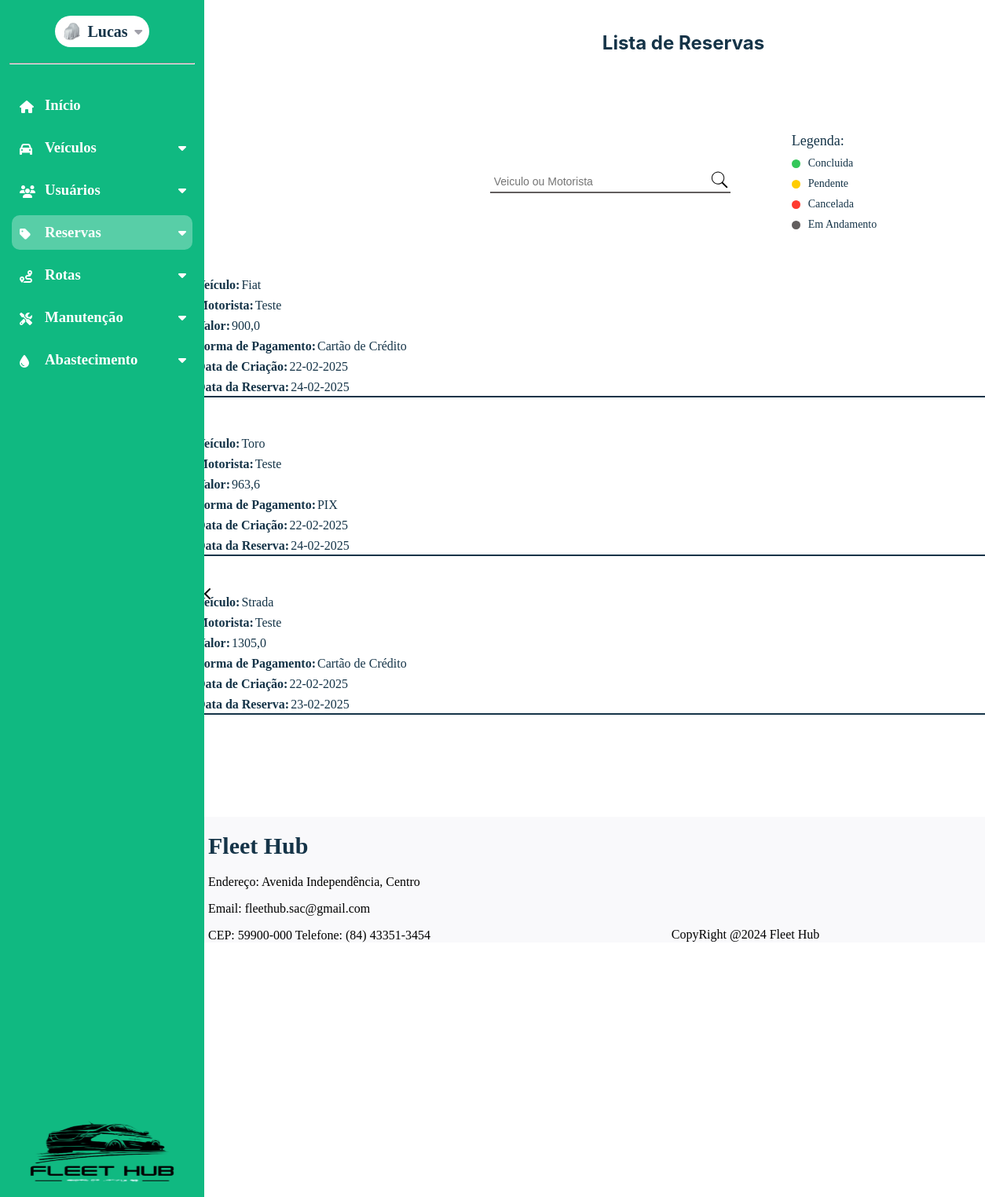
/listagem_reservas (signed in), run on an earlier commit of the app's database.
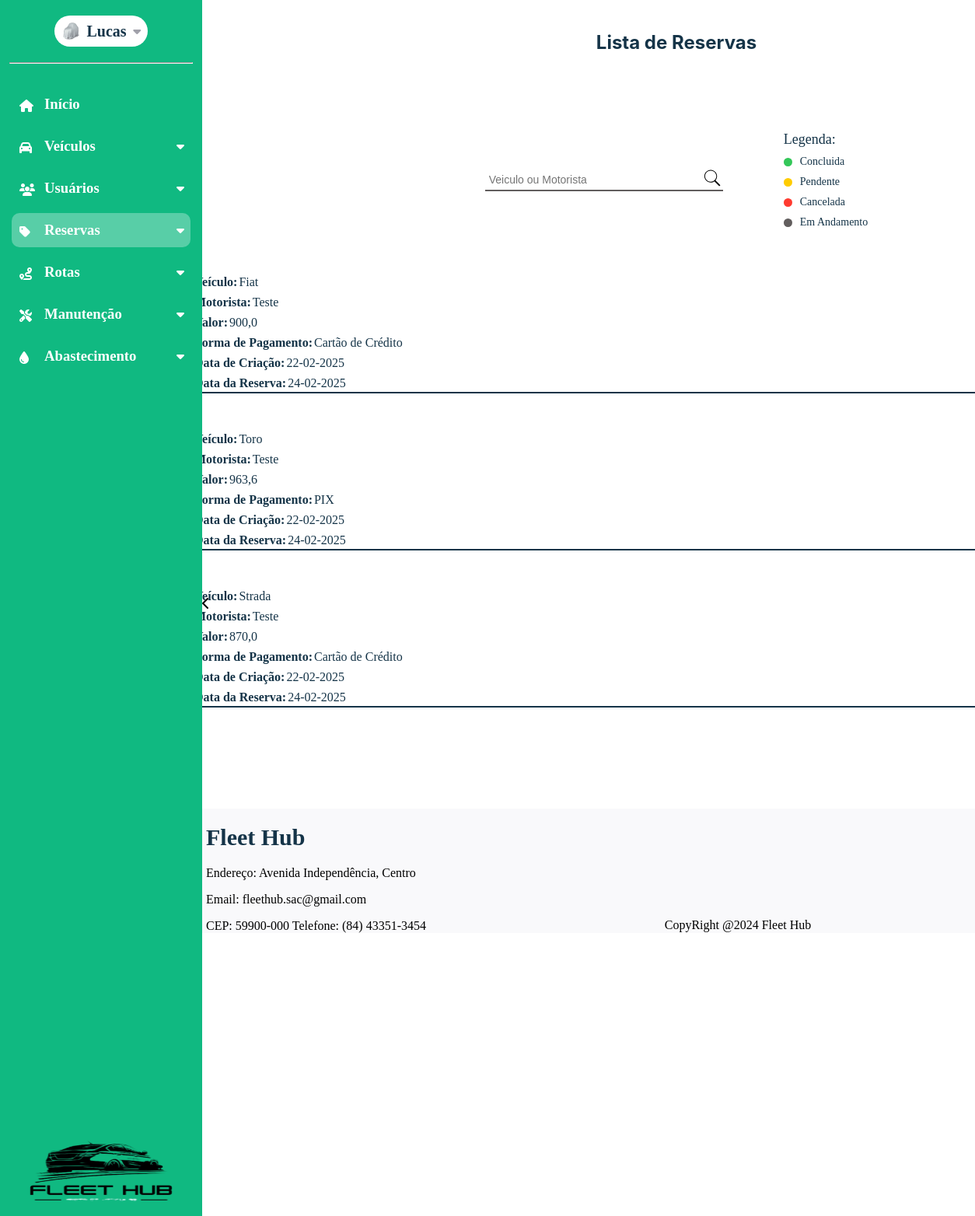
And on a later commit of the database.
### dashboard/models.py (models this page shows, shortened)
class CustomUser(AbstractUser):
    nome = models.CharField(max_length=50)
    email = models.EmailField(max_length=254, unique=True)
    cpf = models.CharField(max_length=11, unique=True)
    telefone = models.CharField(max_length=15)
    rua = models.CharField(max_length=35)
    bairro = models.CharField(max_length=35)
    cidade = models.CharField(max_length=35)
    cep = models.CharField(max_length=15)
    imagem = models.ImageField(
        upload_to="imagens/usuario",
        height_field=None,
        width_field=None,
        max_length=None,
        default="carro-escondido.jpg",
    )
    estado = models.ForeignKey(Estado, on_delete=models.CASCADE, null=True, blank=True)
    tipo_usuario = models.ForeignKey(TipoUsuario, on_delete=models.CASCADE, null=True, blank=True)
    status_usuario = models.ForeignKey(StatusUsuario, on_delete=models.CASCADE, null=True, blank=True)
    groups = models.ManyToManyField(
        "auth.Group",
        related_name="customuser_set",
        blank=True
    )
    user_permissions = models.ManyToManyField(
        "auth.Permission",
        related_name="customuser_permissions_set",
        blank=True
    )

class Reservas(models.Model):
    veiculo = models.ForeignKey(Veiculo, on_delete=models.CASCADE, related_name="reservas")
    data_reserva = models.DateField()
    data_entrega = models.DateField()
    motorista = models.ForeignKey(
        CustomUser,
        on_delete=models.CASCADE,
        related_name="reservas_como_motorista",
    )
    idade_condutor = models.IntegerField()
    valor = models.FloatField()
    forma_pagamento = models.CharField(max_length=30)
    status_reserva = models.ForeignKey(Status_Reserva, on_delete=models.CASCADE, related_name="reservas_status")
    data_cadastro = models.DateField(auto_now_add=True)
    data_alteracao = models.DateField(auto_now=True)
    usuario_cadastro = models.ForeignKey(
        CustomUser,
        on_delete=models.SET_NULL,
        null=True,
        blank=True,
        related_name="reservas_cadastradas",
    )
    usuario_alteracao = models.ForeignKey(
        CustomUser,
        on_delete=models.SET_NULL,
        null=True,
        blank=True,
        related_name="reservas_alteradas",
    )

class Veiculo(models.Model):
    modelo = models.CharField(max_length=50)
    marca = models.CharField(max_length=100)
    valor_compra = models.FloatField()
    ano = models.IntegerField()
    km = models.IntegerField()
    tipo = models.ForeignKey(Tipo_Veiculo,on_delete=models.SET_NULL,null=True)
    motor = models.CharField(max_length=10)
    placa = models.CharField(max_length=20)
    chassi = models.CharField(max_length=20)
    cor = models.CharField(max_length=50, default="indefinido")
    imagem = models.ImageField(
        upload_to="imagens/veiculos",
        height_field=None,
        width_field=None,
        max_length=None,
        default="media/carro-escondido.jpg",
    )
    status = models.ForeignKey(
    Status_Veiculo,
    on_delete=models.SET_NULL,
    null=True,
    blank=True,
    related_name="veiculos_status"
)
    data_cadastro = models.DateField(auto_now_add=True)
    data_alteracao = models.DateField(auto_now=True)
    usuario_cadastro = models.ForeignKey(
        CustomUser,
        on_delete=models.SET_NULL,
        null=True,
        blank=True,
        related_name="veiculos_cadastrados",
    )
    usuario_alteracao = models.ForeignKey(
        CustomUser,
        on_delete=models.SET_NULL,
        null=True,
        blank=True,
        related_name="veiculos_alterados",
    )

### dashboard/views.py (the view)
# urls.py: path('listagem_reservas', views.listagem_reservas, name='listagem_reservas'),
@login_required
def listagem_reservas(request):
    querry = request.GET.get('query','').strip()
    reserva = Reservas.objects.all()
    if querry:
        reserva = reserva.filter(
            Q(veiculo__modelo__icontains=querry) | Q(motorista__nome__icontains=querry)
        )
    return render(request, 'dashboard/listagem_reservas.html',{
        'reserva' : reserva
    })

### dashboard/templates/dashboard/listagem_reservas.html (shortened to what this page needs)
{% extends 'base.html' %}
{% load static %}
{% block page_name %}listagem_reservas{% endblock page_name %}
{% block estilos %}
<link rel="stylesheet" href="{% static 'css/listagem_reservas.css' %}">
{% endblock estilos %}
{% block content %}
<section id="content-listagem">
    <h1 id="page_title">Lista de Reservas</h1>
    <div id="search-legenda">
        <div id="search-box">
            <form action="" method="GET">
                    <div id="descr-search">
                        <input type="text" id="search-input" name="query" placeholder="Veiculo ou Motorista" style="border: none; outline: none; padding: 5px; font-size: 14px; flex: 1;">
                        <button type="submit" style="background: none; border: none; cursor: pointer; padding: 0;">
                        </button>
                    </div>
                <div id="linha-search"></div>
            </form>
        </div>
        <div id="legenda">
            <p>Legenda:</p>
            <div id="descr-legenda">
                <div id="bolinha-filtro" style="background-color: #34C759;"></div>
                <p>Concluida</p>
            </div>
            <div id="descr-legenda">
                <div id="bolinha-filtro" style="background-color: #FFCC00;"></div>
                <p>Pendente</p>
            </div>
            <div id="descr-legenda">
                <div id="bolinha-filtro" style="background-color: #FF3B30;"></div>
                <p>Cancelada</p>
            </div>
            <div id="descr-legenda">
                <div id="bolinha-filtro" style="background-color: #625E5E;"></div>
                <p>Em Andamento</p>
            </div>
        </div>
        </div>
    <div id="lista-veiculos">
        {% for reservas in reserva %}
            <div id="linha-final">
            <div id="linha-veiculo">
                <div id="img-veiculo">
                    <div id="elementos-veiculo">
                        <div id="elementos-filhos">
                            <p id="titulo">Veículo:</p>
                            <p id="resultado">{{reservas.veiculo.modelo}}</p>
                        </div>
                        <div id="elementos-filhos">
                            <p id="titulo">Motorista:</p>
                            <p id="resultado">{{reservas.motorista.nome}}</p>
                        </div>
                        <div id="elementos-filhos">
                            <p id="titulo">Valor:</p>
                            <p id="resultado">{{reservas.valor}}</p>
                        </div>
                        <div id="elementos-filhos">
                            <p id="titulo">Forma de Pagamento:</p>
                            <p id="resultado">{{reservas.forma_pagamento}}</p>
                        </div>
                        <div id="elementos-filhos">
                            <p id="titulo">Data de Criação:</p>
                            <p id="resultado">{{reservas.data_cadastro|date:'d-m-Y'}}</p>
                        </div>
                        <div id="elementos-filhos">
                            <p id="titulo">Data da Reserva:</p>
                            <p id="resultado">{{reservas.data_reserva|date:'d-m-Y'}}</p>
                        </div>
                    </div>
                </div>
        </div>
            <div id="linha"></div>
        </div>
    {% endfor %}
    </div>
</section>
{% endblock %}

### global_templates/base.html (shortened to what this page needs)
{% load static %}
<!DOCTYPE html>
<html lang="en">
<head>
    <link rel="stylesheet" href="{% static 'css/global-style.css' %}">
    {% block estilos %}{% endblock %}
    <link rel="stylesheet" href="https://cdnjs.cloudflare.com/ajax/libs/font-awesome/6.6.0/css/all.min.css"
 />
</head>
<body id="{% block body_id %}default-page{% endblock %}" data-page="{% block page_name %}default{% endblock %}">
    <div class="container-base" id="container-base">
        <aside id="sidebar">
            <div id="user-menu-sidebar">
                <div id="user_menu">
                    <img id="img_perfil" src="{{request.user.imagem.url}}" alt="" title="Imagem do Perfil">
                    <h1 id="gestor_name">{{request.user.first_name}}</h1>
                    <i id="user_icon" class="fa-solid fa-caret-down" style="color: #a1a1aa;"></i>
                </div>
                <hr>
                <div id="sidebar-expansive">
                    <a href="{% url 'tela_dashboard' %}" class="element-icon"><i class="fa-solid fa-house icon"
                            title="Início"></i>
                        <h3 id="text-init">Início</h3>
                    </a>
                    {% if user.tipo_usuario.nome == 'ADMIN' and user.status_usuario.status == 'Ativo' %}
                        <a class="element-icon" id="id-veiculos"><i class="fa-solid fa-car icon" title="Veículos"></i>
                            <h3 class="text-menu-lateral" id="text-veicles">Veículos</h3>
                            <i id="icon_veiculos" class="fa-solid fa-caret-down"
                                style="color: rgb(255, 255, 255); display: block; transform: rotate(0deg);"></i>
                        </a>
                    {% endif %}
                    {% if user.tipo_usuario.nome == 'ADMIN' or user.tipo_usuario.nome == 'Cliente' and user.status_usuario.status == 'Ativo' %}
                        <a class="element-icon" id="id-usuarios">
                            <i class="fa-solid fa-users icon" title="Usuários"></i>
                            <h3 class="text-menu-lateral" id="text-users">Usuários</h3>
                            <i id="icon_usuarios" class="fa-solid fa-caret-down"
                                style="color: rgb(255, 255, 255); display: block; transform: rotate(0deg);">
                            </i>
                        </a>
                    {% endif %}
                    {% if user.tipo_usuario.nome == 'ADMIN' or user.tipo_usuario.nome == 'Cliente' and user.status_usuario.status == 'Ativo' %}
                        <a class="element-icon" id="id-reservas"><i class="fa-solid fa-tag icon" title="Reservas"></i>
                            <h3 class="text-menu-lateral" id="text-reservations">Reservas</h3>
                                <i id="icon_reservas" class="fa-solid fa-caret-down"
                                style="color: rgb(255, 255, 255); display: block; transform: rotate(0deg);"></i>
                        </a>
                    {% endif %}
                    {% if user.tipo_usuario.nome == 'ADMIN' and user.status_usuario.status == 'Ativo' %}
                        <a class="element-icon" id="id-rotas"><i class="fa-solid fa-route icon" title="Rotas"></i>
                            <h3 class="text-menu-lateral" id="text-routes">Rotas</h3>
                                <i id="icon_rotas" class="fa-solid fa-caret-down"
                                style="color: rgb(255, 255, 255); display: block; transform: rotate(0deg);"></i>
                        </a>
                    {% endif %}
                    {% if user.tipo_usuario.nome == 'ADMIN' and user.status_usuario.status == 'Ativo' %}
                        <a class="element-icon" id="id-manutencao">
                            <i class="fa-solid fa-screwdriver-wrench icon" title="Manutenção">
                            </i>
                            <h3 class="text-menu-lateral" id="text-maintenance">Manutenção</h3>
                                <i id="icon_manutencao" class="fa-solid fa-caret-down"
                                style="color: rgb(255, 255, 255); display: block; transform: rotate(0deg);"></i>
                        </a>
                    {% endif %}
                    {% if user.tipo_usuario.nome == 'ADMIN' and user.status_usuario.status == 'Ativo' %}
                        <a class="element-icon" id="id-abastecimento">
                            <i class="fa-solid fa-droplet icon"
                                title="Abastecimento">
                            </i>
                        <h3 class="text-menu-lateral" id="text-supply">Abastecimento</h3>
                            <i id="icon_abastecimento" class="fa-solid fa-caret-down"
                                style="color: rgb(255, 255, 255); display: block; transform: rotate(0deg);"></i>
                        </a>
                    {% endif %}
                </div>
                <img src="{% static 'img/logo_fleethub.png' %}" alt="" style="width: 100%;">
            </div>
            <div id="div-img_sidebar-expansive"><i id="img_sidebar-expansive" class="fa-solid fa-chevron-left"></i></div>
        </aside>
    </div>
    <div id="content-and-footer">
        <div id='container-block-content'>
            {% block content %}{% endblock content %}
        </div>
        <footer>
            <div class="footer-left" style="margin-left: 15px;">
                <h1>Fleet Hub</h1>
                <p>Endereço: Avenida Independência, Centro</p>
                <p>Email: fleethub.sac@gmail.com</p>
                <p style="margin-bottom: 0;">CEP: 59900-000 Telefone: (84) 43351-3454</p>
            </div>
            <div class="footer-center">
                <p style="margin-bottom: 0; margin-top: 0;">CopyRight @2024 Fleet Hub </p>
            </div>
        </footer>
    </div>
</body>
</html>

What changed in the data, as far as the page shows it:
changed Reservas "Strada": valor "1305,0" → "870,0"; data_reserva "23-02-2025" → "24-02-2025"
